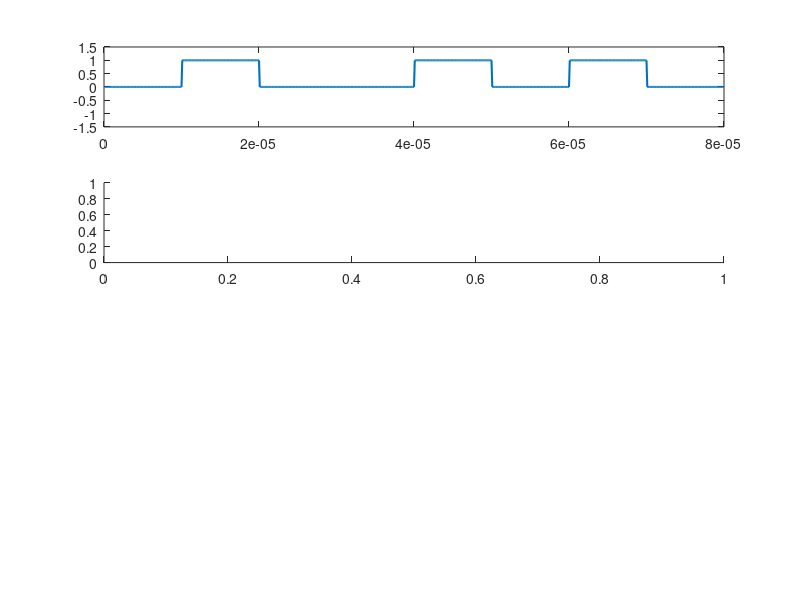

This figure's MATLAB source: (Note: this script raises an error after producing the figure.)
clear;
close all;
clc;

data = [1 0 1 1 0 1 0 1];
bp = 0.00001;

bit = [];

for i = 1:1:length(data)
    if data(i) == 1
        se = zeros(1,100);
    else
        se = ones(1,100);
    end
    bit = [bit se];
end

t1 = bp/100 : bp/100 : bp*length(data);

subplot(4,1,1);
plot(t1, bit, 'Linewidth', 1.5);
axis([0,8*bp, -1.5, 1.5]);

% ASK
A0 = 0;
A1 = 1;
f = 5/bp;
st = [];
t2 = bp/100 : bp/100 : bp;

for i=1:1:length(data)
    if data(i) == 1
        y = A1*sin(2*pi*f .* t2);
    else
        y = A0*sin(2*pi*f .* t2);
    end
    st = [st y]
end


subplot(4,1,2);
plot(t2, st, 'Linewidth', 1.5);
axis([0,8*bp, -1.5, 1.5]);

% FSK
A = 1;
f1 = 5/bp;
f2 = 2/bp;
st = [];                         
t2 = bp/100 : bp/100 : bp;

for i=1:1:length(data)
    if data(i) == 1
        y = A*sin(2*pi*f1 .* t2);
    else
        y = A*sin(2*pi*f2 .* t2);
    end
    st = [st y];op                               
end

subplot(4,1,3);
plot(t1, st, 'Linewidth', 1.5);
axis([0,8*bp, -1.5, 1.5]);

